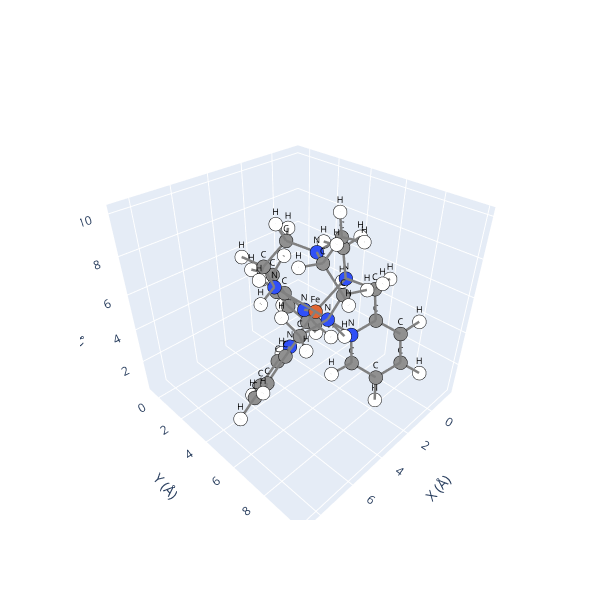

Notebook cell for this chart:
### Code cell
mol_ls.view()

### Figure 1 — Plotly figure (JSON) as saved in the notebook; plotly's stock layout.template omitted (floating-point values rounded to 4 significant figures)
{"data": [{"hoverinfo": "text", "marker": {"color": ["#E06633", "#3050F8", "#909090", "#909090", "#909090", "#FFFFFF", "#FFFFFF", "#FFFFFF", "#FFFFFF", "#FFFFFF", "#FFFFFF", "#909090", "#909090", "#909090", "#FFFFFF", "#FFFFFF", "#FFFFFF", "#FFFFFF", "#3050F8", "#3050F8", "#3050F8", "#FFFFFF", "#FFFFFF", "#FFFFFF", "#909090", "#909090", "#909090", "#FFFFFF", "#FFFFFF", "#FFFFFF", "#FFFFFF", "#909090", "#909090", "#909090", "#3050F8", "#3050F8", "#3050F8", "#909090", "#909090", "#909090", "#FFFFFF", "#FFFFFF", "#FFFFFF", "#909090", "#909090", "#909090", "#FFFFFF", "#FFFFFF", "#FFFFFF", "#909090", "#909090", "#909090", "#FFFFFF", "#909090", "#FFFFFF", "#909090", "#FFFFFF", "#909090", "#FFFFFF", "#FFFFFF", "#FFFFFF", "#FFFFFF", "#FFFFFF", "#FFFFFF", "#FFFFFF"], "line": {"color": "black", "width": 1}, "size": 8}, "mode": "markers", "showlegend": false, "text": ["Fe", "N", "C", "C", "C", "H", "H", "H", "H", "H", "H", "C", "C", "C", "H", "H", "H", "H", "N", "N", "N", "H", "H", "H", "C", "C", "C", "H", "H", "H", "H", "C", "C", "C", "N", "N", "N", "C", "C", "C", "H", "H", "H", "C", "C", "C", "H", "H", "H", "C", "C", "C", "H", "C", "H", "C", "H", "C", "H", "H", "H", "H", "H", "H", "H"], "type": "scatter3d", "x": [2.904, 2.903, 3.759, 1.491, 3.46, 3.538, 1.176, 3.994, 4.8, 1.274, 2.635, 3.662, 0.621, 4.428, 4.822, 2.643, 0.7714, 5.297, 3.958, 0.9193, 3.835, 3.674, 0.4273, 4.613, 5.395, 0.3966, 2.921, 5.765, 0.7996, 2.146, 3.434, 5.637, 0.8259, 2.25, 4.63, 1.989, 2.092, 4.83, 2.451, 1.428, 4.001, 3.391, 1.316, 6.019, 1.78, 0.9122, 6.126, 2.2, 0.3831, 7.051, 0.5702, 1.092, 0.7089, 1.773, 1.934, 6.851, 7.632, 0.09027, -0.8514, 4.336, 5.982, -0.704, 7.995, 0.01, -0.446], "y": [5.03, 5.029, 6.166, 5.202, 3.72, 6.657, 4.766, 3.665, 5.815, 6.279, 2.994, 7.227, 4.587, 3.274, 2.27, 7.642, 3.497, 3.95, 6.711, 5.101, 3.276, 7.444, 4.488, 3.156, 6.485, 6.458, 2.144, 5.804, 7.119, 2.164, 1.17, 5.85, 6.986, 2.252, 5.089, 6.495, 3.505, 4.44, 6.994, 3.655, 3.833, 6.579, 4.677, 4.529, 7.979, 2.581, 3.982, 8.346, 2.762, 5.33, 8.472, 1.287, 0.4185, 1.126, 0.1313, 5.999, 6.635, 7.963, 8.322, 8.07, 7.417, 6.5, 5.432, 9.239, 4.749], "z": [4.995, 8.155, 8.422, 8.422, 8.422, 9.394, 9.394, 9.395, 8.509, 8.509, 8.507, 7.329, 7.329, 7.33, 7.575, 7.301, 7.302, 7.303, 5.972, 5.972, 5.972, 5.317, 5.317, 5.318, 5.753, 5.754, 5.753, 6.539, 6.54, 6.539, 5.853, 4.411, 4.412, 4.411, 3.916, 3.917, 3.917, 2.747, 2.748, 2.748, 2.377, 2.378, 2.379, 2.027, 2.029, 2.028, 1.087, 1.089, 1.089, 2.526, 2.528, 2.527, 1.983, 3.735, 4.159, 3.735, 4.16, 3.736, 4.161, 7.574, 5.853, 5.853, 1.982, 1.985, 7.574]}, {"hoverinfo": "none", "mode": "text", "showlegend": false, "text": ["Fe", "N", "C", "C", "C", "H", "H", "H", "H", "H", "H", "C", "C", "C", "H", "H", "H", "H", "N", "N", "N", "H", "H", "H", "C", "C", "C", "H", "H", "H", "H", "C", "C", "C", "N", "N", "N", "C", "C", "C", "H", "H", "H", "C", "C", "C", "H", "H", "H", "C", "C", "C", "H", "C", "H", "C", "H", "C", "H", "H", "H", "H", "H", "H", "H"], "textfont": {"color": "black", "size": 9}, "type": "scatter3d", "x": [2.904, 2.903, 3.759, 1.491, 3.46, 3.538, 1.176, 3.994, 4.8, 1.274, 2.635, 3.662, 0.621, 4.428, 4.822, 2.643, 0.7714, 5.297, 3.958, 0.9193, 3.835, 3.674, 0.4273, 4.613, 5.395, 0.3966, 2.921, 5.765, 0.7996, 2.146, 3.434, 5.637, 0.8259, 2.25, 4.63, 1.989, 2.092, 4.83, 2.451, 1.428, 4.001, 3.391, 1.316, 6.019, 1.78, 0.9122, 6.126, 2.2, 0.3831, 7.051, 0.5702, 1.092, 0.7089, 1.773, 1.934, 6.851, 7.632, 0.09027, -0.8514, 4.336, 5.982, -0.704, 7.995, 0.01, -0.446], "y": [5.03, 5.029, 6.166, 5.202, 3.72, 6.657, 4.766, 3.665, 5.815, 6.279, 2.994, 7.227, 4.587, 3.274, 2.27, 7.642, 3.497, 3.95, 6.711, 5.101, 3.276, 7.444, 4.488, 3.156, 6.485, 6.458, 2.144, 5.804, 7.119, 2.164, 1.17, 5.85, 6.986, 2.252, 5.089, 6.495, 3.505, 4.44, 6.994, 3.655, 3.833, 6.579, 4.677, 4.529, 7.979, 2.581, 3.982, 8.346, 2.762, 5.33, 8.472, 1.287, 0.4185, 1.126, 0.1313, 5.999, 6.635, 7.963, 8.322, 8.07, 7.417, 6.5, 5.432, 9.239, 4.749], "z": [4.995, 8.155, 8.422, 8.422, 8.422, 9.394, 9.394, 9.395, 8.509, 8.509, 8.507, 7.329, 7.329, 7.33, 7.575, 7.301, 7.302, 7.303, 5.972, 5.972, 5.972, 5.317, 5.317, 5.318, 5.753, 5.754, 5.753, 6.539, 6.54, 6.539, 5.853, 4.411, 4.412, 4.411, 3.916, 3.917, 3.917, 2.747, 2.748, 2.748, 2.377, 2.378, 2.379, 2.027, 2.029, 2.028, 1.087, 1.089, 1.089, 2.526, 2.528, 2.527, 1.983, 3.735, 4.159, 3.735, 4.16, 3.736, 4.161, 7.574, 5.853, 5.853, 1.982, 1.985, 7.574]}, {"hoverinfo": "none", "line": {"color": "gray", "width": 5}, "mode": "lines", "showlegend": false, "type": "scatter3d", "x": [6.019, 4.83], "y": [4.529, 4.44], "z": [2.027, 2.747]}, {"hoverinfo": "none", "line": {"color": "gray", "width": 5}, "mode": "lines", "showlegend": false, "type": "scatter3d", "x": [1.316, 1.428], "y": [4.677, 3.655], "z": [2.379, 2.748]}, {"hoverinfo": "none", "line": {"color": "gray", "width": 5}, "mode": "lines", "showlegend": false, "type": "scatter3d", "x": [2.25, 2.092], "y": [2.252, 3.505], "z": [4.411, 3.917]}, {"hoverinfo": "none", "line": {"color": "gray", "width": 5}, "mode": "lines", "showlegend": false, "type": "scatter3d", "x": [2.921, 3.434], "y": [2.144, 1.17], "z": [5.753, 5.853]}, {"hoverinfo": "none", "line": {"color": "gray", "width": 5}, "mode": "lines", "showlegend": false, "type": "scatter3d", "x": [0.3966, 0.8259], "y": [6.458, 6.986], "z": [5.754, 4.412]}, {"hoverinfo": "none", "line": {"color": "gray", "width": 5}, "mode": "lines", "showlegend": false, "type": "scatter3d", "x": [6.019, 6.126], "y": [4.529, 3.982], "z": [2.027, 1.087]}, {"hoverinfo": "none", "line": {"color": "gray", "width": 5}, "mode": "lines", "showlegend": false, "type": "scatter3d", "x": [0.9193, 2.904], "y": [5.101, 5.03], "z": [5.972, 4.995]}, {"hoverinfo": "none", "line": {"color": "gray", "width": 5}, "mode": "lines", "showlegend": false, "type": "scatter3d", "x": [4.822, 4.428], "y": [2.27, 3.274], "z": [7.575, 7.33]}, {"hoverinfo": "none", "line": {"color": "gray", "width": 5}, "mode": "lines", "showlegend": false, "type": "scatter3d", "x": [0.3831, 0.9122], "y": [2.762, 2.581], "z": [1.089, 2.028]}, {"hoverinfo": "none", "line": {"color": "gray", "width": 5}, "mode": "lines", "showlegend": false, "type": "scatter3d", "x": [1.428, 1.316], "y": [3.655, 4.677], "z": [2.748, 2.379]}, {"hoverinfo": "none", "line": {"color": "gray", "width": 5}, "mode": "lines", "showlegend": false, "type": "scatter3d", "x": [2.451, 1.78], "y": [6.994, 7.979], "z": [2.748, 2.029]}, {"hoverinfo": "none", "line": {"color": "gray", "width": 5}, "mode": "lines", "showlegend": false, "type": "scatter3d", "x": [4.63, 4.83], "y": [5.089, 4.44], "z": [3.916, 2.747]}, {"hoverinfo": "none", "line": {"color": "gray", "width": 5}, "mode": "lines", "showlegend": false, "type": "scatter3d", "x": [3.759, 3.662], "y": [6.166, 7.227], "z": [8.422, 7.329]}, {"hoverinfo": "none", "line": {"color": "gray", "width": 5}, "mode": "lines", "showlegend": false, "type": "scatter3d", "x": [7.051, 7.995], "y": [5.33, 5.432], "z": [2.526, 1.982]}, {"hoverinfo": "none", "line": {"color": "gray", "width": 5}, "mode": "lines", "showlegend": false, "type": "scatter3d", "x": [4.428, 5.297], "y": [3.274, 3.95], "z": [7.33, 7.303]}, {"hoverinfo": "none", "line": {"color": "gray", "width": 5}, "mode": "lines", "showlegend": false, "type": "scatter3d", "x": [1.78, 2.451], "y": [7.979, 6.994], "z": [2.029, 2.748]}, {"hoverinfo": "none", "line": {"color": "gray", "width": 5}, "mode": "lines", "showlegend": false, "type": "scatter3d", "x": [2.092, 2.904], "y": [3.505, 5.03], "z": [3.917, 4.995]}, {"hoverinfo": "none", "line": {"color": "gray", "width": 5}, "mode": "lines", "showlegend": false, "type": "scatter3d", "x": [0.7089, 1.092], "y": [0.4185, 1.287], "z": [1.983, 2.527]}, {"hoverinfo": "none", "line": {"color": "gray", "width": 5}, "mode": "lines", "showlegend": false, "type": "scatter3d", "x": [1.78, 2.2], "y": [7.979, 8.346], "z": [2.029, 1.089]}, {"hoverinfo": "none", "line": {"color": "gray", "width": 5}, "mode": "lines", "showlegend": false, "type": "scatter3d", "x": [0.5702, 0.01], "y": [8.472, 9.239], "z": [2.528, 1.985]}, {"hoverinfo": "none", "line": {"color": "gray", "width": 5}, "mode": "lines", "showlegend": false, "type": "scatter3d", "x": [4.336, 3.662], "y": [8.07, 7.227], "z": [7.574, 7.329]}, {"hoverinfo": "none", "line": {"color": "gray", "width": 5}, "mode": "lines", "showlegend": false, "type": "scatter3d", "x": [1.491, 1.176], "y": [5.202, 4.766], "z": [8.422, 9.394]}, {"hoverinfo": "none", "line": {"color": "gray", "width": 5}, "mode": "lines", "showlegend": false, "type": "scatter3d", "x": [4.8, 3.759], "y": [5.815, 6.166], "z": [8.509, 8.422]}, {"hoverinfo": "none", "line": {"color": "gray", "width": 5}, "mode": "lines", "showlegend": false, "type": "scatter3d", "x": [0.4273, 0.9193], "y": [4.488, 5.101], "z": [5.317, 5.972]}, {"hoverinfo": "none", "line": {"color": "gray", "width": 5}, "mode": "lines", "showlegend": false, "type": "scatter3d", "x": [0.09027, 0.5702], "y": [7.963, 8.472], "z": [3.736, 2.528]}, {"hoverinfo": "none", "line": {"color": "gray", "width": 5}, "mode": "lines", "showlegend": false, "type": "scatter3d", "x": [0.3966, -0.704], "y": [6.458, 6.5], "z": [5.754, 5.853]}, {"hoverinfo": "none", "line": {"color": "gray", "width": 5}, "mode": "lines", "showlegend": false, "type": "scatter3d", "x": [7.051, 6.851], "y": [5.33, 5.999], "z": [2.526, 3.735]}, {"hoverinfo": "none", "line": {"color": "gray", "width": 5}, "mode": "lines", "showlegend": false, "type": "scatter3d", "x": [3.958, 3.674], "y": [6.711, 7.444], "z": [5.972, 5.317]}, {"hoverinfo": "none", "line": {"color": "gray", "width": 5}, "mode": "lines", "showlegend": false, "type": "scatter3d", "x": [5.637, 5.395], "y": [5.85, 6.485], "z": [4.411, 5.753]}, {"hoverinfo": "none", "line": {"color": "gray", "width": 5}, "mode": "lines", "showlegend": false, "type": "scatter3d", "x": [6.126, 6.019], "y": [3.982, 4.529], "z": [1.087, 2.027]}, {"hoverinfo": "none", "line": {"color": "gray", "width": 5}, "mode": "lines", "showlegend": false, "type": "scatter3d", "x": [1.274, 1.491], "y": [6.279, 5.202], "z": [8.509, 8.422]}, {"hoverinfo": "none", "line": {"color": "gray", "width": 5}, "mode": "lines", "showlegend": false, "type": "scatter3d", "x": [4.613, 3.835], "y": [3.156, 3.276], "z": [5.318, 5.972]}, {"hoverinfo": "none", "line": {"color": "gray", "width": 5}, "mode": "lines", "showlegend": false, "type": "scatter3d", "x": [0.8259, 0.3966], "y": [6.986, 6.458], "z": [4.412, 5.754]}, {"hoverinfo": "none", "line": {"color": "gray", "width": 5}, "mode": "lines", "showlegend": false, "type": "scatter3d", "x": [1.491, 2.903], "y": [5.202, 5.029], "z": [8.422, 8.155]}, {"hoverinfo": "none", "line": {"color": "gray", "width": 5}, "mode": "lines", "showlegend": false, "type": "scatter3d", "x": [3.835, 2.921], "y": [3.276, 2.144], "z": [5.972, 5.753]}, {"hoverinfo": "none", "line": {"color": "gray", "width": 5}, "mode": "lines", "showlegend": false, "type": "scatter3d", "x": [2.451, 3.391], "y": [6.994, 6.579], "z": [2.748, 2.378]}, {"hoverinfo": "none", "line": {"color": "gray", "width": 5}, "mode": "lines", "showlegend": false, "type": "scatter3d", "x": [3.662, 3.759], "y": [7.227, 6.166], "z": [7.329, 8.422]}, {"hoverinfo": "none", "line": {"color": "gray", "width": 5}, "mode": "lines", "showlegend": false, "type": "scatter3d", "x": [5.395, 5.982], "y": [6.485, 7.417], "z": [5.753, 5.853]}, {"hoverinfo": "none", "line": {"color": "gray", "width": 5}, "mode": "lines", "showlegend": false, "type": "scatter3d", "x": [2.903, 1.491], "y": [5.029, 5.202], "z": [8.155, 8.422]}, {"hoverinfo": "none", "line": {"color": "gray", "width": 5}, "mode": "lines", "showlegend": false, "type": "scatter3d", "x": [4.428, 4.822], "y": [3.274, 2.27], "z": [7.33, 7.575]}, {"hoverinfo": "none", "line": {"color": "gray", "width": 5}, "mode": "lines", "showlegend": false, "type": "scatter3d", "x": [2.643, 3.662], "y": [7.642, 7.227], "z": [7.301, 7.329]}, {"hoverinfo": "none", "line": {"color": "gray", "width": 5}, "mode": "lines", "showlegend": false, "type": "scatter3d", "x": [2.25, 2.921], "y": [2.252, 2.144], "z": [4.411, 5.753]}, {"hoverinfo": "none", "line": {"color": "gray", "width": 5}, "mode": "lines", "showlegend": false, "type": "scatter3d", "x": [2.921, 3.835], "y": [2.144, 3.276], "z": [5.753, 5.972]}, {"hoverinfo": "none", "line": {"color": "gray", "width": 5}, "mode": "lines", "showlegend": false, "type": "scatter3d", "x": [6.851, 7.632], "y": [5.999, 6.635], "z": [3.735, 4.16]}, {"hoverinfo": "none", "line": {"color": "gray", "width": 5}, "mode": "lines", "showlegend": false, "type": "scatter3d", "x": [7.632, 6.851], "y": [6.635, 5.999], "z": [4.16, 3.735]}, {"hoverinfo": "none", "line": {"color": "gray", "width": 5}, "mode": "lines", "showlegend": false, "type": "scatter3d", "x": [4.63, 2.904], "y": [5.089, 5.03], "z": [3.916, 4.995]}, {"hoverinfo": "none", "line": {"color": "gray", "width": 5}, "mode": "lines", "showlegend": false, "type": "scatter3d", "x": [1.989, 0.8259], "y": [6.495, 6.986], "z": [3.917, 4.412]}, {"hoverinfo": "none", "line": {"color": "gray", "width": 5}, "mode": "lines", "showlegend": false, "type": "scatter3d", "x": [1.092, 0.7089], "y": [1.287, 0.4185], "z": [2.527, 1.983]}, {"hoverinfo": "none", "line": {"color": "gray", "width": 5}, "mode": "lines", "showlegend": false, "type": "scatter3d", "x": [3.674, 3.958], "y": [7.444, 6.711], "z": [5.317, 5.972]}, {"hoverinfo": "none", "line": {"color": "gray", "width": 5}, "mode": "lines", "showlegend": false, "type": "scatter3d", "x": [1.491, 0.621], "y": [5.202, 4.587], "z": [8.422, 7.329]}, {"hoverinfo": "none", "line": {"color": "gray", "width": 5}, "mode": "lines", "showlegend": false, "type": "scatter3d", "x": [3.662, 4.336], "y": [7.227, 8.07], "z": [7.329, 7.574]}, {"hoverinfo": "none", "line": {"color": "gray", "width": 5}, "mode": "lines", "showlegend": false, "type": "scatter3d", "x": [7.051, 6.019], "y": [5.33, 4.529], "z": [2.526, 2.027]}, {"hoverinfo": "none", "line": {"color": "gray", "width": 5}, "mode": "lines", "showlegend": false, "type": "scatter3d", "x": [0.8259, 0.09027], "y": [6.986, 7.963], "z": [4.412, 3.736]}, {"hoverinfo": "none", "line": {"color": "gray", "width": 5}, "mode": "lines", "showlegend": false, "type": "scatter3d", "x": [6.851, 5.637], "y": [5.999, 5.85], "z": [3.735, 4.411]}, {"hoverinfo": "none", "line": {"color": "gray", "width": 5}, "mode": "lines", "showlegend": false, "type": "scatter3d", "x": [5.765, 5.395], "y": [5.804, 6.485], "z": [6.539, 5.753]}, {"hoverinfo": "none", "line": {"color": "gray", "width": 5}, "mode": "lines", "showlegend": false, "type": "scatter3d", "x": [0.9122, 1.428], "y": [2.581, 3.655], "z": [2.028, 2.748]}, {"hoverinfo": "none", "line": {"color": "gray", "width": 5}, "mode": "lines", "showlegend": false, "type": "scatter3d", "x": [3.958, 2.904], "y": [6.711, 5.03], "z": [5.972, 4.995]}, {"hoverinfo": "none", "line": {"color": "gray", "width": 5}, "mode": "lines", "showlegend": false, "type": "scatter3d", "x": [6.851, 7.051], "y": [5.999, 5.33], "z": [3.735, 2.526]}, {"hoverinfo": "none", "line": {"color": "gray", "width": 5}, "mode": "lines", "showlegend": false, "type": "scatter3d", "x": [0.7714, 0.621], "y": [3.497, 4.587], "z": [7.302, 7.329]}, {"hoverinfo": "none", "line": {"color": "gray", "width": 5}, "mode": "lines", "showlegend": false, "type": "scatter3d", "x": [0.9122, 0.3831], "y": [2.581, 2.762], "z": [2.028, 1.089]}, {"hoverinfo": "none", "line": {"color": "gray", "width": 5}, "mode": "lines", "showlegend": false, "type": "scatter3d", "x": [0.5702, 1.78], "y": [8.472, 7.979], "z": [2.528, 2.029]}, {"hoverinfo": "none", "line": {"color": "gray", "width": 5}, "mode": "lines", "showlegend": false, "type": "scatter3d", "x": [2.904, 4.63], "y": [5.03, 5.089], "z": [4.995, 3.916]}, {"hoverinfo": "none", "line": {"color": "gray", "width": 5}, "mode": "lines", "showlegend": false, "type": "scatter3d", "x": [1.092, 0.9122], "y": [1.287, 2.581], "z": [2.527, 2.028]}, {"hoverinfo": "none", "line": {"color": "gray", "width": 5}, "mode": "lines", "showlegend": false, "type": "scatter3d", "x": [3.538, 3.759], "y": [6.657, 6.166], "z": [9.394, 8.422]}, {"hoverinfo": "none", "line": {"color": "gray", "width": 5}, "mode": "lines", "showlegend": false, "type": "scatter3d", "x": [3.46, 4.428], "y": [3.72, 3.274], "z": [8.422, 7.33]}, {"hoverinfo": "none", "line": {"color": "gray", "width": 5}, "mode": "lines", "showlegend": false, "type": "scatter3d", "x": [0.09027, -0.8514], "y": [7.963, 8.322], "z": [3.736, 4.161]}, {"hoverinfo": "none", "line": {"color": "gray", "width": 5}, "mode": "lines", "showlegend": false, "type": "scatter3d", "x": [1.989, 2.904], "y": [6.495, 5.03], "z": [3.917, 4.995]}, {"hoverinfo": "none", "line": {"color": "gray", "width": 5}, "mode": "lines", "showlegend": false, "type": "scatter3d", "x": [0.7996, 0.3966], "y": [7.119, 6.458], "z": [6.54, 5.754]}, {"hoverinfo": "none", "line": {"color": "gray", "width": 5}, "mode": "lines", "showlegend": false, "type": "scatter3d", "x": [0.9193, 0.4273], "y": [5.101, 4.488], "z": [5.972, 5.317]}, {"hoverinfo": "none", "line": {"color": "gray", "width": 5}, "mode": "lines", "showlegend": false, "type": "scatter3d", "x": [5.395, 3.958], "y": [6.485, 6.711], "z": [5.753, 5.972]}, {"hoverinfo": "none", "line": {"color": "gray", "width": 5}, "mode": "lines", "showlegend": false, "type": "scatter3d", "x": [3.662, 3.958], "y": [7.227, 6.711], "z": [7.329, 5.972]}, {"hoverinfo": "none", "line": {"color": "gray", "width": 5}, "mode": "lines", "showlegend": false, "type": "scatter3d", "x": [2.904, 3.958], "y": [5.03, 6.711], "z": [4.995, 5.972]}, {"hoverinfo": "none", "line": {"color": "gray", "width": 5}, "mode": "lines", "showlegend": false, "type": "scatter3d", "x": [1.773, 1.934], "y": [1.126, 0.1313], "z": [3.735, 4.159]}, {"hoverinfo": "none", "line": {"color": "gray", "width": 5}, "mode": "lines", "showlegend": false, "type": "scatter3d", "x": [3.958, 3.662], "y": [6.711, 7.227], "z": [5.972, 7.329]}, {"hoverinfo": "none", "line": {"color": "gray", "width": 5}, "mode": "lines", "showlegend": false, "type": "scatter3d", "x": [1.934, 1.773], "y": [0.1313, 1.126], "z": [4.159, 3.735]}, {"hoverinfo": "none", "line": {"color": "gray", "width": 5}, "mode": "lines", "showlegend": false, "type": "scatter3d", "x": [2.904, 2.092], "y": [5.03, 3.505], "z": [4.995, 3.917]}, {"hoverinfo": "none", "line": {"color": "gray", "width": 5}, "mode": "lines", "showlegend": false, "type": "scatter3d", "x": [2.146, 2.921], "y": [2.164, 2.144], "z": [6.539, 5.753]}, {"hoverinfo": "none", "line": {"color": "gray", "width": 5}, "mode": "lines", "showlegend": false, "type": "scatter3d", "x": [3.835, 4.613], "y": [3.276, 3.156], "z": [5.972, 5.318]}, {"hoverinfo": "none", "line": {"color": "gray", "width": 5}, "mode": "lines", "showlegend": false, "type": "scatter3d", "x": [0.621, 0.9193], "y": [4.587, 5.101], "z": [7.329, 5.972]}, {"hoverinfo": "none", "line": {"color": "gray", "width": 5}, "mode": "lines", "showlegend": false, "type": "scatter3d", "x": [3.759, 4.8], "y": [6.166, 5.815], "z": [8.422, 8.509]}, {"hoverinfo": "none", "line": {"color": "gray", "width": 5}, "mode": "lines", "showlegend": false, "type": "scatter3d", "x": [3.994, 3.46], "y": [3.665, 3.72], "z": [9.395, 8.422]}, {"hoverinfo": "none", "line": {"color": "gray", "width": 5}, "mode": "lines", "showlegend": false, "type": "scatter3d", "x": [2.904, 3.835], "y": [5.03, 3.276], "z": [4.995, 5.972]}, {"hoverinfo": "none", "line": {"color": "gray", "width": 5}, "mode": "lines", "showlegend": false, "type": "scatter3d", "x": [0.3966, 0.9193], "y": [6.458, 5.101], "z": [5.754, 5.972]}, {"hoverinfo": "none", "line": {"color": "gray", "width": 5}, "mode": "lines", "showlegend": false, "type": "scatter3d", "x": [0.3966, 0.7996], "y": [6.458, 7.119], "z": [5.754, 6.54]}, {"hoverinfo": "none", "line": {"color": "gray", "width": 5}, "mode": "lines", "showlegend": false, "type": "scatter3d", "x": [0.621, 1.491], "y": [4.587, 5.202], "z": [7.329, 8.422]}, {"hoverinfo": "none", "line": {"color": "gray", "width": 5}, "mode": "lines", "showlegend": false, "type": "scatter3d", "x": [2.921, 2.146], "y": [2.144, 2.164], "z": [5.753, 6.539]}, {"hoverinfo": "none", "line": {"color": "gray", "width": 5}, "mode": "lines", "showlegend": false, "type": "scatter3d", "x": [1.491, 1.274], "y": [5.202, 6.279], "z": [8.422, 8.509]}, {"hoverinfo": "none", "line": {"color": "gray", "width": 5}, "mode": "lines", "showlegend": false, "type": "scatter3d", "x": [4.001, 4.83], "y": [3.833, 4.44], "z": [2.377, 2.747]}, {"hoverinfo": "none", "line": {"color": "gray", "width": 5}, "mode": "lines", "showlegend": false, "type": "scatter3d", "x": [2.25, 1.773], "y": [2.252, 1.126], "z": [4.411, 3.735]}, {"hoverinfo": "none", "line": {"color": "gray", "width": 5}, "mode": "lines", "showlegend": false, "type": "scatter3d", "x": [2.903, 3.759], "y": [5.029, 6.166], "z": [8.155, 8.422]}, {"hoverinfo": "none", "line": {"color": "gray", "width": 5}, "mode": "lines", "showlegend": false, "type": "scatter3d", "x": [4.428, 3.46], "y": [3.274, 3.72], "z": [7.33, 8.422]}, {"hoverinfo": "none", "line": {"color": "gray", "width": 5}, "mode": "lines", "showlegend": false, "type": "scatter3d", "x": [3.759, 2.903], "y": [6.166, 5.029], "z": [8.422, 8.155]}, {"hoverinfo": "none", "line": {"color": "gray", "width": 5}, "mode": "lines", "showlegend": false, "type": "scatter3d", "x": [2.092, 2.25], "y": [3.505, 2.252], "z": [3.917, 4.411]}, {"hoverinfo": "none", "line": {"color": "gray", "width": 5}, "mode": "lines", "showlegend": false, "type": "scatter3d", "x": [3.434, 2.921], "y": [1.17, 2.144], "z": [5.853, 5.753]}, {"hoverinfo": "none", "line": {"color": "gray", "width": 5}, "mode": "lines", "showlegend": false, "type": "scatter3d", "x": [5.637, 6.851], "y": [5.85, 5.999], "z": [4.411, 3.735]}, {"hoverinfo": "none", "line": {"color": "gray", "width": 5}, "mode": "lines", "showlegend": false, "type": "scatter3d", "x": [3.835, 2.904], "y": [3.276, 5.03], "z": [5.972, 4.995]}, {"hoverinfo": "none", "line": {"color": "gray", "width": 5}, "mode": "lines", "showlegend": false, "type": "scatter3d", "x": [-0.8514, 0.09027], "y": [8.322, 7.963], "z": [4.161, 3.736]}, {"hoverinfo": "none", "line": {"color": "gray", "width": 5}, "mode": "lines", "showlegend": false, "type": "scatter3d", "x": [3.46, 2.903], "y": [3.72, 5.029], "z": [8.422, 8.155]}, {"hoverinfo": "none", "line": {"color": "gray", "width": 5}, "mode": "lines", "showlegend": false, "type": "scatter3d", "x": [3.46, 2.635], "y": [3.72, 2.994], "z": [8.422, 8.507]}, {"hoverinfo": "none", "line": {"color": "gray", "width": 5}, "mode": "lines", "showlegend": false, "type": "scatter3d", "x": [1.773, 2.25], "y": [1.126, 2.252], "z": [3.735, 4.411]}, {"hoverinfo": "none", "line": {"color": "gray", "width": 5}, "mode": "lines", "showlegend": false, "type": "scatter3d", "x": [5.297, 4.428], "y": [3.95, 3.274], "z": [7.303, 7.33]}, {"hoverinfo": "none", "line": {"color": "gray", "width": 5}, "mode": "lines", "showlegend": false, "type": "scatter3d", "x": [2.903, 3.46], "y": [5.029, 3.72], "z": [8.155, 8.422]}, {"hoverinfo": "none", "line": {"color": "gray", "width": 5}, "mode": "lines", "showlegend": false, "type": "scatter3d", "x": [-0.704, 0.3966], "y": [6.5, 6.458], "z": [5.853, 5.754]}, {"hoverinfo": "none", "line": {"color": "gray", "width": 5}, "mode": "lines", "showlegend": false, "type": "scatter3d", "x": [1.773, 1.092], "y": [1.126, 1.287], "z": [3.735, 2.527]}, {"hoverinfo": "none", "line": {"color": "gray", "width": 5}, "mode": "lines", "showlegend": false, "type": "scatter3d", "x": [3.662, 2.643], "y": [7.227, 7.642], "z": [7.329, 7.301]}, {"hoverinfo": "none", "line": {"color": "gray", "width": 5}, "mode": "lines", "showlegend": false, "type": "scatter3d", "x": [4.83, 4.63], "y": [4.44, 5.089], "z": [2.747, 3.916]}, {"hoverinfo": "none", "line": {"color": "gray", "width": 5}, "mode": "lines", "showlegend": false, "type": "scatter3d", "x": [2.2, 1.78], "y": [8.346, 7.979], "z": [1.089, 2.029]}, {"hoverinfo": "none", "line": {"color": "gray", "width": 5}, "mode": "lines", "showlegend": false, "type": "scatter3d", "x": [4.83, 6.019], "y": [4.44, 4.529], "z": [2.747, 2.027]}, {"hoverinfo": "none", "line": {"color": "gray", "width": 5}, "mode": "lines", "showlegend": false, "type": "scatter3d", "x": [1.176, 1.491], "y": [4.766, 5.202], "z": [9.394, 8.422]}, {"hoverinfo": "none", "line": {"color": "gray", "width": 5}, "mode": "lines", "showlegend": false, "type": "scatter3d", "x": [5.395, 5.765], "y": [6.485, 5.804], "z": [5.753, 6.539]}, {"hoverinfo": "none", "line": {"color": "gray", "width": 5}, "mode": "lines", "showlegend": false, "type": "scatter3d", "x": [1.092, 1.773], "y": [1.287, 1.126], "z": [2.527, 3.735]}, {"hoverinfo": "none", "line": {"color": "gray", "width": 5}, "mode": "lines", "showlegend": false, "type": "scatter3d", "x": [0.621, 0.7714], "y": [4.587, 3.497], "z": [7.329, 7.302]}, {"hoverinfo": "none", "line": {"color": "gray", "width": 5}, "mode": "lines", "showlegend": false, "type": "scatter3d", "x": [2.921, 2.25], "y": [2.144, 2.252], "z": [5.753, 4.411]}, {"hoverinfo": "none", "line": {"color": "gray", "width": 5}, "mode": "lines", "showlegend": false, "type": "scatter3d", "x": [2.451, 1.989], "y": [6.994, 6.495], "z": [2.748, 3.917]}, {"hoverinfo": "none", "line": {"color": "gray", "width": 5}, "mode": "lines", "showlegend": false, "type": "scatter3d", "x": [6.019, 7.051], "y": [4.529, 5.33], "z": [2.027, 2.526]}, {"hoverinfo": "none", "line": {"color": "gray", "width": 5}, "mode": "lines", "showlegend": false, "type": "scatter3d", "x": [1.428, 2.092], "y": [3.655, 3.505], "z": [2.748, 3.917]}, {"hoverinfo": "none", "line": {"color": "gray", "width": 5}, "mode": "lines", "showlegend": false, "type": "scatter3d", "x": [0.9193, 0.621], "y": [5.101, 4.587], "z": [5.972, 7.329]}, {"hoverinfo": "none", "line": {"color": "gray", "width": 5}, "mode": "lines", "showlegend": false, "type": "scatter3d", "x": [4.63, 5.637], "y": [5.089, 5.85], "z": [3.916, 4.411]}, {"hoverinfo": "none", "line": {"color": "gray", "width": 5}, "mode": "lines", "showlegend": false, "type": "scatter3d", "x": [1.428, 0.9122], "y": [3.655, 2.581], "z": [2.748, 2.028]}, {"hoverinfo": "none", "line": {"color": "gray", "width": 5}, "mode": "lines", "showlegend": false, "type": "scatter3d", "x": [3.759, 3.538], "y": [6.166, 6.657], "z": [8.422, 9.394]}, {"hoverinfo": "none", "line": {"color": "gray", "width": 5}, "mode": "lines", "showlegend": false, "type": "scatter3d", "x": [2.904, 1.989], "y": [5.03, 6.495], "z": [4.995, 3.917]}, {"hoverinfo": "none", "line": {"color": "gray", "width": 5}, "mode": "lines", "showlegend": false, "type": "scatter3d", "x": [4.428, 3.835], "y": [3.274, 3.276], "z": [7.33, 5.972]}, {"hoverinfo": "none", "line": {"color": "gray", "width": 5}, "mode": "lines", "showlegend": false, "type": "scatter3d", "x": [3.835, 4.428], "y": [3.276, 3.274], "z": [5.972, 7.33]}, {"hoverinfo": "none", "line": {"color": "gray", "width": 5}, "mode": "lines", "showlegend": false, "type": "scatter3d", "x": [0.621, -0.446], "y": [4.587, 4.749], "z": [7.329, 7.574]}, {"hoverinfo": "none", "line": {"color": "gray", "width": 5}, "mode": "lines", "showlegend": false, "type": "scatter3d", "x": [0.09027, 0.8259], "y": [7.963, 6.986], "z": [3.736, 4.412]}, {"hoverinfo": "none", "line": {"color": "gray", "width": 5}, "mode": "lines", "showlegend": false, "type": "scatter3d", "x": [1.989, 2.451], "y": [6.495, 6.994], "z": [3.917, 2.748]}, {"hoverinfo": "none", "line": {"color": "gray", "width": 5}, "mode": "lines", "showlegend": false, "type": "scatter3d", "x": [0.5702, 0.09027], "y": [8.472, 7.963], "z": [2.528, 3.736]}, {"hoverinfo": "none", "line": {"color": "gray", "width": 5}, "mode": "lines", "showlegend": false, "type": "scatter3d", "x": [1.78, 0.5702], "y": [7.979, 8.472], "z": [2.029, 2.528]}, {"hoverinfo": "none", "line": {"color": "gray", "width": 5}, "mode": "lines", "showlegend": false, "type": "scatter3d", "x": [5.637, 4.63], "y": [5.85, 5.089], "z": [4.411, 3.916]}, {"hoverinfo": "none", "line": {"color": "gray", "width": 5}, "mode": "lines", "showlegend": false, "type": "scatter3d", "x": [7.995, 7.051], "y": [5.432, 5.33], "z": [1.982, 2.526]}, {"hoverinfo": "none", "line": {"color": "gray", "width": 5}, "mode": "lines", "showlegend": false, "type": "scatter3d", "x": [2.092, 1.428], "y": [3.505, 3.655], "z": [3.917, 2.748]}, {"hoverinfo": "none", "line": {"color": "gray", "width": 5}, "mode": "lines", "showlegend": false, "type": "scatter3d", "x": [5.982, 5.395], "y": [7.417, 6.485], "z": [5.853, 5.753]}, {"hoverinfo": "none", "line": {"color": "gray", "width": 5}, "mode": "lines", "showlegend": false, "type": "scatter3d", "x": [2.904, 0.9193], "y": [5.03, 5.101], "z": [4.995, 5.972]}, {"hoverinfo": "none", "line": {"color": "gray", "width": 5}, "mode": "lines", "showlegend": false, "type": "scatter3d", "x": [0.9122, 1.092], "y": [2.581, 1.287], "z": [2.028, 2.527]}, {"hoverinfo": "none", "line": {"color": "gray", "width": 5}, "mode": "lines", "showlegend": false, "type": "scatter3d", "x": [3.391, 2.451], "y": [6.579, 6.994], "z": [2.378, 2.748]}, {"hoverinfo": "none", "line": {"color": "gray", "width": 5}, "mode": "lines", "showlegend": false, "type": "scatter3d", "x": [0.8259, 1.989], "y": [6.986, 6.495], "z": [4.412, 3.917]}, {"hoverinfo": "none", "line": {"color": "gray", "width": 5}, "mode": "lines", "showlegend": false, "type": "scatter3d", "x": [5.395, 5.637], "y": [6.485, 5.85], "z": [5.753, 4.411]}, {"hoverinfo": "none", "line": {"color": "gray", "width": 5}, "mode": "lines", "showlegend": false, "type": "scatter3d", "x": [-0.446, 0.621], "y": [4.749, 4.587], "z": [7.574, 7.329]}, {"hoverinfo": "none", "line": {"color": "gray", "width": 5}, "mode": "lines", "showlegend": false, "type": "scatter3d", "x": [3.46, 3.994], "y": [3.72, 3.665], "z": [8.422, 9.395]}, {"hoverinfo": "none", "line": {"color": "gray", "width": 5}, "mode": "lines", "showlegend": false, "type": "scatter3d", "x": [3.958, 5.395], "y": [6.711, 6.485], "z": [5.972, 5.753]}, {"hoverinfo": "none", "line": {"color": "gray", "width": 5}, "mode": "lines", "showlegend": false, "type": "scatter3d", "x": [2.635, 3.46], "y": [2.994, 3.72], "z": [8.507, 8.422]}, {"hoverinfo": "none", "line": {"color": "gray", "width": 5}, "mode": "lines", "showlegend": false, "type": "scatter3d", "x": [0.01, 0.5702], "y": [9.239, 8.472], "z": [1.985, 2.528]}, {"hoverinfo": "none", "line": {"color": "gray", "width": 5}, "mode": "lines", "showlegend": false, "type": "scatter3d", "x": [0.9193, 0.3966], "y": [5.101, 6.458], "z": [5.972, 5.754]}, {"hoverinfo": "none", "line": {"color": "gray", "width": 5}, "mode": "lines", "showlegend": false, "type": "scatter3d", "x": [4.83, 4.001], "y": [4.44, 3.833], "z": [2.747, 2.377]}], "layout": {"height": 600, "scene": {"xaxis": {"range": [-1.851, 8.995], "title": {"text": "X (Å)"}}, "yaxis": {"range": [-0.8687, 10.24], "title": {"text": "Y (Å)"}}, "zaxis": {"range": [0.0869, 10.39], "title": {"text": "Z (Å)"}}}, "width": 600}}
